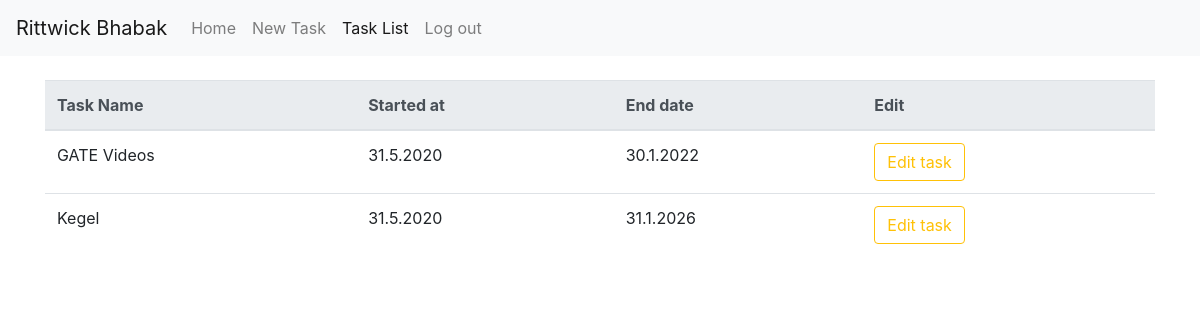
Page /tasklist (signed in) on the committed database.
### myproject/models.py (models this page shows, shortened)
class User(db.Model, UserMixin):
    __tablename__ = 'users'
    id = db.Column(db.Integer, primary_key=True)
    name = db.Column(db.String)
    email = db.Column(db.String, unique=True)
    password_hash = db.Column(db.String)

class Task(db.Model):
    __tablename__ = 'tasks'
    id = db.Column(db.Integer, primary_key=True)
    taskName = db.Column(db.String)
    userId = db.Column(db.Integer)
    startDay = db.Column(db.Integer)
    startMonth = db.Column(db.Integer)
    startYear = db.Column(db.Integer)
    endDay = db.Column(db.Integer)
    endMonth = db.Column(db.Integer)
    endYear = db.Column(db.Integer)
    repetationList = db.Column(db.String)

### app.py (the view)
@app.route('/tasklist')
def tasklist():
    tasks = Task.query.filter_by(userId = session['user_id'])
    return render_template('taskList.html', tasks=tasks)

### myproject/models.py (called while the page is built)
@login_manager.user_loader
def load_user(user_id):
    return User.query.get(user_id)

### myproject/templates/tasklist.html (shortened to what this page needs)
{% extends "base.html" %}
{% block tasklistactive %} active {% endblock %}
{% block body %}
<div class="container my-4">
    <table class="table">
        <thead class="thead-light">
            <tr>
                <th scope="col">Task Name</th>
                <th scope="col">Started at</th>
                <th scope="col">End date</th>
                <th scope="col">Edit</th>
            </tr>
        </thead>
        <tbody>
            {% for task in tasks %}
            <tr>
                <td>{{task.taskName}}</td>
                <td>{{ task.startDay }}.{{ task.startMonth }}.{{ task.startYear }}</td>
                <td>{{ task.endDay }}.{{ task.endMonth }}.{{ task.endYear }}</td>
                <td><a href="/update"><button class="btn btn-outline-warning">Edit task</button></a></td>
            </tr>
            {% endfor %}
        </tbody>
    </table>
</div>
{% endblock %}

### myproject/templates/base.html (shortened to what this page needs)
<!DOCTYPE html>
<html lang="en">
<head>
    <link rel="stylesheet" href="{{ url_for('static', filename='base.css') }}">
    <link rel="stylesheet" href="{{ url_for('static', filename='bootstrap.css') }}">
</head>
<body>
    <nav class="navbar navbar-expand-lg navbar-light bg-light">
        {% if current_user.is_authenticated %}
        <a class="navbar-brand" href="{{ url_for('index') }}">{{ current_user.name}}</a>
        {% else %}
        <a class="navbar-brand" href="{{ url_for('index') }}">Consistency is the power</a>
        {% endif %}
        <div class="collapse navbar-collapse" id="navbarNavAltMarkup">
            <div class="navbar-nav">
                <a class="nav-item nav-link {% block homeactive %} {% endblock %}" href="{{ url_for('index') }}">Home</a>
                {% if current_user.is_authenticated %}
                <a class="nav-item nav-link {% block newtaskactive %} {% endblock %}" href="{{ url_for('newTask') }}">New Task</a>
                <a class="nav-item nav-link {% block tasklistactive %} {% endblock %}" href="{{ url_for('tasklist') }}">Task List</a>
                <a class="nav-item nav-link" href="{{ url_for('logout') }}">Log out</a>
                {% else %}
                <a class="nav-item nav-link {% block loginactive %} {% endblock %}" href="{{ url_for('login') }}">Log In</a>
                <a class="nav-item nav-link {% block signupactive %} {% endblock %}" href="{{ url_for('signup') }}">Sign Up</a>
                {% endif %}
            </div>
        </div>
    </nav>
    {% block body %} {% endblock %}
</body>
</html>

### myproject/static/base.css (style rules this page uses)
* { margin: 0; padding: 0; }

### rows in the picture
User: name "Rittwick Bhabak"
Task: taskName "GATE Videos", startDay "31", startMonth "5", startYear "2020", endDay "30", endMonth "1", endYear "2022"
Task: taskName "Kegel", startDay "31", startMonth "5", startYear "2020", endDay "31", endMonth "1", endYear "2026"
